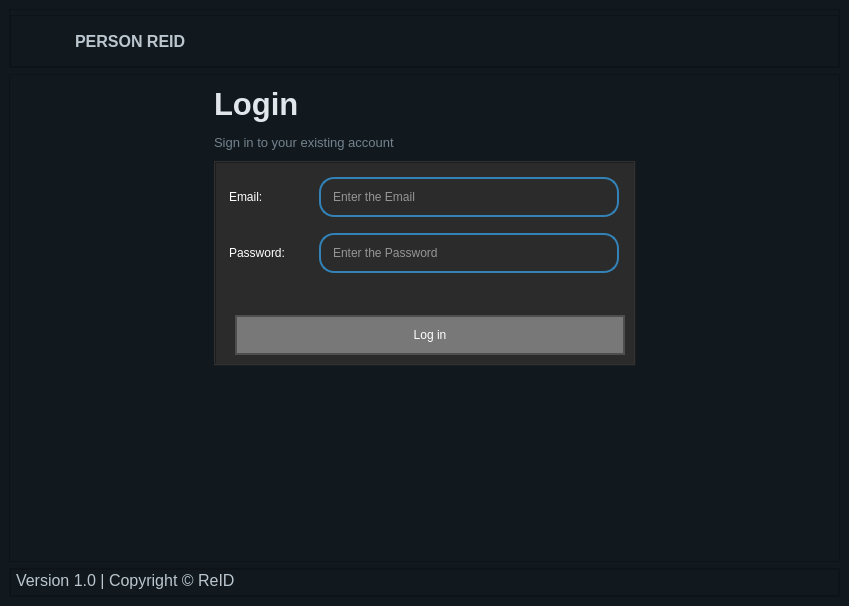
<?xml version="1.0" encoding="UTF-8"?>
<ui version="4.0">
 <class>MainWindow</class>
 <widget class="QMainWindow" name="MainWindow">
  <property name="geometry">
   <rect>
    <x>0</x>
    <y>0</y>
    <width>849</width>
    <height>606</height>
   </rect>
  </property>
  <property name="windowTitle">
   <string>MainWindow</string>
  </property>
  <property name="styleSheet">
   <string notr="true">background-color:rgb(17, 25, 31)</string>
  </property>
  <widget class="QWidget" name="centralwidget">
   <layout class="QVBoxLayout" name="verticalLayout_5">
    <item>
     <widget class="QFrame" name="Header">
      <property name="styleSheet">
       <string notr="true">color: rgb(245, 245, 245);</string>
      </property>
      <property name="frameShape">
       <enum>QFrame::StyledPanel</enum>
      </property>
      <property name="frameShadow">
       <enum>QFrame::Raised</enum>
      </property>
      <layout class="QHBoxLayout" name="horizontalLayout_11">
       <property name="spacing">
        <number>0</number>
       </property>
       <property name="leftMargin">
        <number>0</number>
       </property>
       <property name="topMargin">
        <number>5</number>
       </property>
       <property name="rightMargin">
        <number>0</number>
       </property>
       <property name="bottomMargin">
        <number>0</number>
       </property>
       <item>
        <widget class="QFrame" name="left_header">
         <property name="styleSheet">
          <string notr="true">color: rgb(187, 198, 206);</string>
         </property>
         <property name="frameShape">
          <enum>QFrame::StyledPanel</enum>
         </property>
         <property name="frameShadow">
          <enum>QFrame::Raised</enum>
         </property>
         <layout class="QHBoxLayout" name="horizontalLayout_7">
          <property name="spacing">
           <number>0</number>
          </property>
          <property name="leftMargin">
           <number>5</number>
          </property>
          <property name="topMargin">
           <number>0</number>
          </property>
          <property name="rightMargin">
           <number>0</number>
          </property>
          <property name="bottomMargin">
           <number>0</number>
          </property>
          <item>
           <layout class="QHBoxLayout" name="horizontalLayout_6">
            <item>
             <widget class="QLabel" name="label_2">
              <property name="sizePolicy">
               <sizepolicy hsizetype="Preferred" vsizetype="Preferred">
                <horstretch>0</horstretch>
                <verstretch>0</verstretch>
               </sizepolicy>
              </property>
              <property name="minimumSize">
               <size>
                <width>50</width>
                <height>50</height>
               </size>
              </property>
              <property name="maximumSize">
               <size>
                <width>50</width>
                <height>50</height>
               </size>
              </property>
              <property name="midLineWidth">
               <number>0</number>
              </property>
              <property name="text">
               <string/>
              </property>
              <property name="pixmap">
               <pixmap resource="images/source.qrc">:/source/cam logo 1.png</pixmap>
              </property>
              <property name="scaledContents">
               <bool>true</bool>
              </property>
             </widget>
            </item>
            <item>
             <widget class="QLabel" name="label_3">
              <property name="font">
               <font>
                <pointsize>12</pointsize>
                <weight>75</weight>
                <bold>true</bold>
               </font>
              </property>
              <property name="styleSheet">
               <string notr="true">margin: 5px;</string>
              </property>
              <property name="text">
               <string>PERSON REID</string>
              </property>
             </widget>
            </item>
            <item>
             <spacer name="horizontalSpacer_4">
              <property name="orientation">
               <enum>Qt::Horizontal</enum>
              </property>
              <property name="sizeHint" stdset="0">
               <size>
                <width>40</width>
                <height>20</height>
               </size>
              </property>
             </spacer>
            </item>
           </layout>
          </item>
         </layout>
        </widget>
       </item>
      </layout>
     </widget>
    </item>
    <item>
     <widget class="QFrame" name="Main">
      <property name="styleSheet">
       <string notr="true"/>
      </property>
      <property name="frameShape">
       <enum>QFrame::StyledPanel</enum>
      </property>
      <property name="frameShadow">
       <enum>QFrame::Raised</enum>
      </property>
      <layout class="QHBoxLayout" name="horizontalLayout_2">
       <item>
        <spacer name="horizontalSpacer_5">
         <property name="orientation">
          <enum>Qt::Horizontal</enum>
         </property>
         <property name="sizeHint" stdset="0">
          <size>
           <width>180</width>
           <height>48</height>
          </size>
         </property>
        </spacer>
       </item>
       <item>
        <layout class="QVBoxLayout" name="verticalLayout_4">
         <item>
          <layout class="QVBoxLayout" name="verticalLayout_3">
           <item>
            <layout class="QVBoxLayout" name="verticalLayout">
             <item>
              <widget class="QLabel" name="label_10">
               <property name="minimumSize">
                <size>
                 <width>150</width>
                 <height>40</height>
                </size>
               </property>
               <property name="maximumSize">
                <size>
                 <width>150</width>
                 <height>40</height>
                </size>
               </property>
               <property name="font">
                <font>
                 <pointsize>23</pointsize>
                 <weight>75</weight>
                 <bold>true</bold>
                </font>
               </property>
               <property name="styleSheet">
                <string notr="true">
color: rgb(225, 230, 235);</string>
               </property>
               <property name="text">
                <string>Login</string>
               </property>
               <property name="scaledContents">
                <bool>false</bool>
               </property>
              </widget>
             </item>
             <item>
              <widget class="QLabel" name="label_11">
               <property name="minimumSize">
                <size>
                 <width>200</width>
                 <height>25</height>
                </size>
               </property>
               <property name="maximumSize">
                <size>
                 <width>200</width>
                 <height>25</height>
                </size>
               </property>
               <property name="font">
                <font>
                 <pointsize>10</pointsize>
                </font>
               </property>
               <property name="styleSheet">
                <string notr="true">color:rgb(115, 130, 140);</string>
               </property>
               <property name="text">
                <string>Sign in to your existing account</string>
               </property>
              </widget>
             </item>
            </layout>
           </item>
           <item>
            <widget class="QFrame" name="frame">
             <property name="styleSheet">
              <string notr="true">
background-color: rgb(43, 43, 43);

</string>
             </property>
             <property name="frameShape">
              <enum>QFrame::Box</enum>
             </property>
             <property name="frameShadow">
              <enum>QFrame::Raised</enum>
             </property>
             <property name="lineWidth">
              <number>1</number>
             </property>
             <layout class="QVBoxLayout" name="verticalLayout_2">
              <item>
               <layout class="QHBoxLayout" name="horizontalLayout">
                <item>
                 <widget class="QLabel" name="label_9">
                  <property name="minimumSize">
                   <size>
                    <width>50</width>
                    <height>0</height>
                   </size>
                  </property>
                  <property name="maximumSize">
                   <size>
                    <width>80</width>
                    <height>16777215</height>
                   </size>
                  </property>
                  <property name="styleSheet">
                   <string notr="true">color:rgb(255, 255, 255);
font: 75 12pt &quot;MS Shell Dlg 2&quot;;</string>
                  </property>
                  <property name="text">
                   <string>Email:</string>
                  </property>
                 </widget>
                </item>
                <item>
                 <widget class="QLineEdit" name="emailfield">
                  <property name="minimumSize">
                   <size>
                    <width>300</width>
                    <height>50</height>
                   </size>
                  </property>
                  <property name="maximumSize">
                   <size>
                    <width>200</width>
                    <height>50</height>
                   </size>
                  </property>
                  <property name="styleSheet">
                   <string notr="true">background-color: transparent;
                border: 2px solid #4e4e50;
                border-radius: 15px;
                color:rgb(255, 255, 255);
               padding: 5px 10px;
                margin: 5px 0;
 border-color: #3282b8;

</string>
                  </property>
                  <property name="text">
                   <string/>
                  </property>
                  <property name="placeholderText">
                   <string>Enter the Email</string>
                  </property>
                  <property name="clearButtonEnabled">
                   <bool>false</bool>
                  </property>
                 </widget>
                </item>
               </layout>
              </item>
              <item>
               <layout class="QHBoxLayout" name="horizontalLayout_9">
                <item>
                 <widget class="QLabel" name="label_14">
                  <property name="minimumSize">
                   <size>
                    <width>80</width>
                    <height>0</height>
                   </size>
                  </property>
                  <property name="maximumSize">
                   <size>
                    <width>80</width>
                    <height>16777215</height>
                   </size>
                  </property>
                  <property name="styleSheet">
                   <string notr="true">color:rgb(255, 255, 255);
font: 75 12pt &quot;MS Shell Dlg 2&quot;;</string>
                  </property>
                  <property name="text">
                   <string>Password:</string>
                  </property>
                 </widget>
                </item>
                <item>
                 <widget class="QLineEdit" name="passwordfield">
                  <property name="minimumSize">
                   <size>
                    <width>300</width>
                    <height>50</height>
                   </size>
                  </property>
                  <property name="maximumSize">
                   <size>
                    <width>200</width>
                    <height>50</height>
                   </size>
                  </property>
                  <property name="styleSheet">
                   <string notr="true">background-color: transparent;
                border: 2px solid #4e4e50;
                border-radius: 15px;
                color:rgb(255, 255, 255);
               padding: 5px 10px;
                margin: 5px 0;
 border-color: #3282b8;

</string>
                  </property>
                  <property name="text">
                   <string/>
                  </property>
                  <property name="placeholderText">
                   <string>Enter the Password</string>
                  </property>
                  <property name="clearButtonEnabled">
                   <bool>false</bool>
                  </property>
                 </widget>
                </item>
               </layout>
              </item>
              <item>
               <widget class="QLabel" name="error">
                <property name="minimumSize">
                 <size>
                  <width>0</width>
                  <height>25</height>
                 </size>
                </property>
                <property name="maximumSize">
                 <size>
                  <width>16777215</width>
                  <height>25</height>
                 </size>
                </property>
                <property name="styleSheet">
                 <string notr="true">color:rgb(255, 0, 0);</string>
                </property>
                <property name="text">
                 <string/>
                </property>
               </widget>
              </item>
              <item>
               <widget class="QPushButton" name="signin">
                <property name="minimumSize">
                 <size>
                  <width>400</width>
                  <height>40</height>
                 </size>
                </property>
                <property name="maximumSize">
                 <size>
                  <width>400</width>
                  <height>16777215</height>
                 </size>
                </property>
                <property name="styleSheet">
                 <string notr="true">color:rgb(255, 255, 255);
font: 16pt &quot;MS Shell Dlg 2&quot;;
background-color: rgb(120, 120, 120);
   border: 2px solid #4e4e50;
margin-left:10px;
</string>
                </property>
                <property name="text">
                 <string>Log in</string>
                </property>
               </widget>
              </item>
             </layout>
            </widget>
           </item>
          </layout>
         </item>
         <item>
          <spacer name="verticalSpacer">
           <property name="orientation">
            <enum>Qt::Vertical</enum>
           </property>
           <property name="sizeHint" stdset="0">
            <size>
             <width>20</width>
             <height>40</height>
            </size>
           </property>
          </spacer>
         </item>
        </layout>
       </item>
       <item>
        <layout class="QHBoxLayout" name="horizontalLayout_10">
         <item>
          <spacer name="verticalSpacer_2">
           <property name="orientation">
            <enum>Qt::Vertical</enum>
           </property>
           <property name="sizeHint" stdset="0">
            <size>
             <width>20</width>
             <height>425</height>
            </size>
           </property>
          </spacer>
         </item>
         <item>
          <spacer name="horizontalSpacer_3">
           <property name="orientation">
            <enum>Qt::Horizontal</enum>
           </property>
           <property name="sizeHint" stdset="0">
            <size>
             <width>38</width>
             <height>48</height>
            </size>
           </property>
          </spacer>
         </item>
        </layout>
       </item>
      </layout>
     </widget>
    </item>
    <item>
     <widget class="QFrame" name="footer">
      <property name="styleSheet">
       <string notr="true">color: rgb(187, 198, 206);</string>
      </property>
      <property name="frameShape">
       <enum>QFrame::StyledPanel</enum>
      </property>
      <property name="frameShadow">
       <enum>QFrame::Raised</enum>
      </property>
      <layout class="QHBoxLayout" name="horizontalLayout_3">
       <property name="spacing">
        <number>0</number>
       </property>
       <property name="leftMargin">
        <number>0</number>
       </property>
       <property name="topMargin">
        <number>0</number>
       </property>
       <property name="rightMargin">
        <number>0</number>
       </property>
       <property name="bottomMargin">
        <number>0</number>
       </property>
       <item alignment="Qt::AlignBottom">
        <widget class="QFrame" name="left_footer_2">
         <property name="frameShape">
          <enum>QFrame::StyledPanel</enum>
         </property>
         <property name="frameShadow">
          <enum>QFrame::Raised</enum>
         </property>
         <layout class="QHBoxLayout" name="horizontalLayout_5">
          <property name="spacing">
           <number>0</number>
          </property>
          <property name="leftMargin">
           <number>5</number>
          </property>
          <property name="topMargin">
           <number>0</number>
          </property>
          <property name="rightMargin">
           <number>0</number>
          </property>
          <property name="bottomMargin">
           <number>5</number>
          </property>
          <item>
           <layout class="QHBoxLayout" name="horizontalLayout_4">
            <property name="spacing">
             <number>0</number>
            </property>
            <item>
             <widget class="QLabel" name="label">
              <property name="font">
               <font>
                <pointsize>12</pointsize>
               </font>
              </property>
              <property name="text">
               <string>Version 1.0 | Copyright © ReID</string>
              </property>
             </widget>
            </item>
            <item>
             <spacer name="horizontalSpacer">
              <property name="orientation">
               <enum>Qt::Horizontal</enum>
              </property>
              <property name="sizeHint" stdset="0">
               <size>
                <width>40</width>
                <height>20</height>
               </size>
              </property>
             </spacer>
            </item>
           </layout>
          </item>
         </layout>
        </widget>
       </item>
      </layout>
     </widget>
    </item>
   </layout>
  </widget>
 </widget>
 <resources>
  <include location="images/source.qrc"/>
 </resources>
 <connections/>
</ui>
